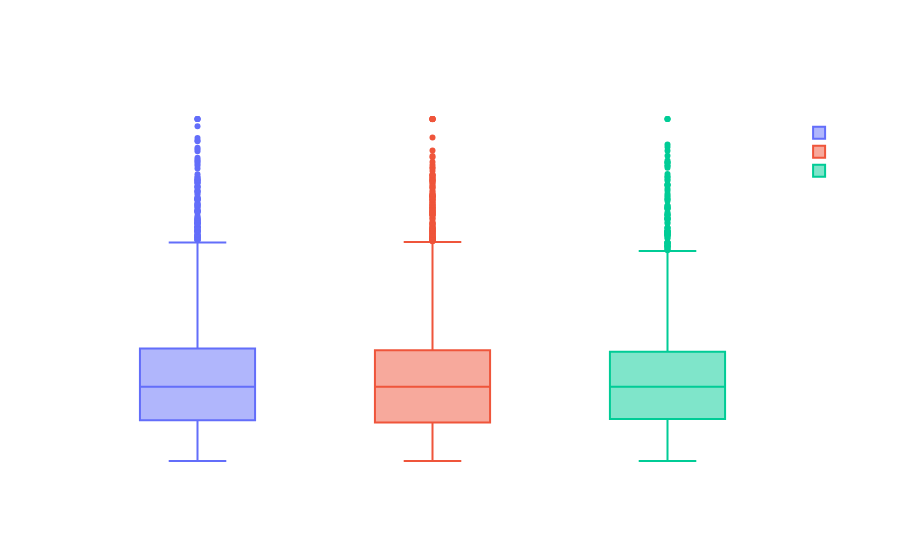

Notebook cell for this chart:
### Code cell
### 5. Salary by Remote Type
fig = px.box(ai_df, x='remote_type', y='salary', color='remote_type',
             title='Salary Distribution: Remote vs. Hybrid vs. Onsite',
             labels={'remote_type': 'Work Type', 'salary': 'Salary (USD)'})

fig.update_layout(paper_bgcolor='rgba(0,0,0,0)', plot_bgcolor='rgba(0,0,0,0)', font=dict(color='white'),
    xaxis=dict(gridcolor='rgba(255,255,255,0.69)'),
    yaxis=dict(gridcolor='rgba(255,255,255,0.69)')
)

fig.write_image('notebook_images/plot_images/new/eda_05.png', scale=2)
fig.show()

### Figure 1 — Plotly figure (JSON) as saved in the notebook; plotly's stock layout.template omitted (floating-point values rounded to 4 significant figures; data arrays with more than 128 entries replaced by an {"elided": "..."} marker saying what was removed)
{"data": [{"alignmentgroup": "True", "hovertemplate": "Work Type=%{x}<br>Salary (USD)=%{y}<extra></extra>", "legendgroup": "Hybrid", "marker": {"color": "#636efa"}, "name": "Hybrid", "notched": false, "offsetgroup": "Hybrid", "orientation": "v", "showlegend": true, "x": {"elided": "5418 str values"}, "x0": " ", "xaxis": "x", "y": {"elided": "5418 int values"}, "y0": " ", "yaxis": "y", "type": "box"}, {"alignmentgroup": "True", "hovertemplate": "Work Type=%{x}<br>Salary (USD)=%{y}<extra></extra>", "legendgroup": "Remote", "marker": {"color": "#EF553B"}, "name": "Remote", "notched": false, "offsetgroup": "Remote", "orientation": "v", "showlegend": true, "x": {"elided": "6935 str values"}, "x0": " ", "xaxis": "x", "y": {"elided": "6935 int values"}, "y0": " ", "yaxis": "y", "type": "box"}, {"alignmentgroup": "True", "hovertemplate": "Work Type=%{x}<br>Salary (USD)=%{y}<extra></extra>", "legendgroup": "Onsite", "marker": {"color": "#00cc96"}, "name": "Onsite", "notched": false, "offsetgroup": "Onsite", "orientation": "v", "showlegend": true, "x": {"elided": "4535 str values"}, "x0": " ", "xaxis": "x", "y": {"elided": "4535 int values"}, "y0": " ", "yaxis": "y", "type": "box"}], "layout": {"xaxis": {"anchor": "y", "domain": [0.0, 1.0], "title": {"text": "Work Type"}, "categoryorder": "array", "categoryarray": ["Hybrid", "Remote", "Onsite"], "gridcolor": "rgba(255,255,255,0.69)"}, "yaxis": {"anchor": "x", "domain": [0.0, 1.0], "title": {"text": "Salary (USD)"}, "gridcolor": "rgba(255,255,255,0.69)"}, "legend": {"title": {"text": "Work Type"}, "tracegroupgap": 0}, "title": {"text": "Salary Distribution: Remote vs. Hybrid vs. Onsite"}, "boxmode": "overlay", "font": {"color": "white"}, "paper_bgcolor": "rgba(0,0,0,0)", "plot_bgcolor": "rgba(0,0,0,0)"}}
